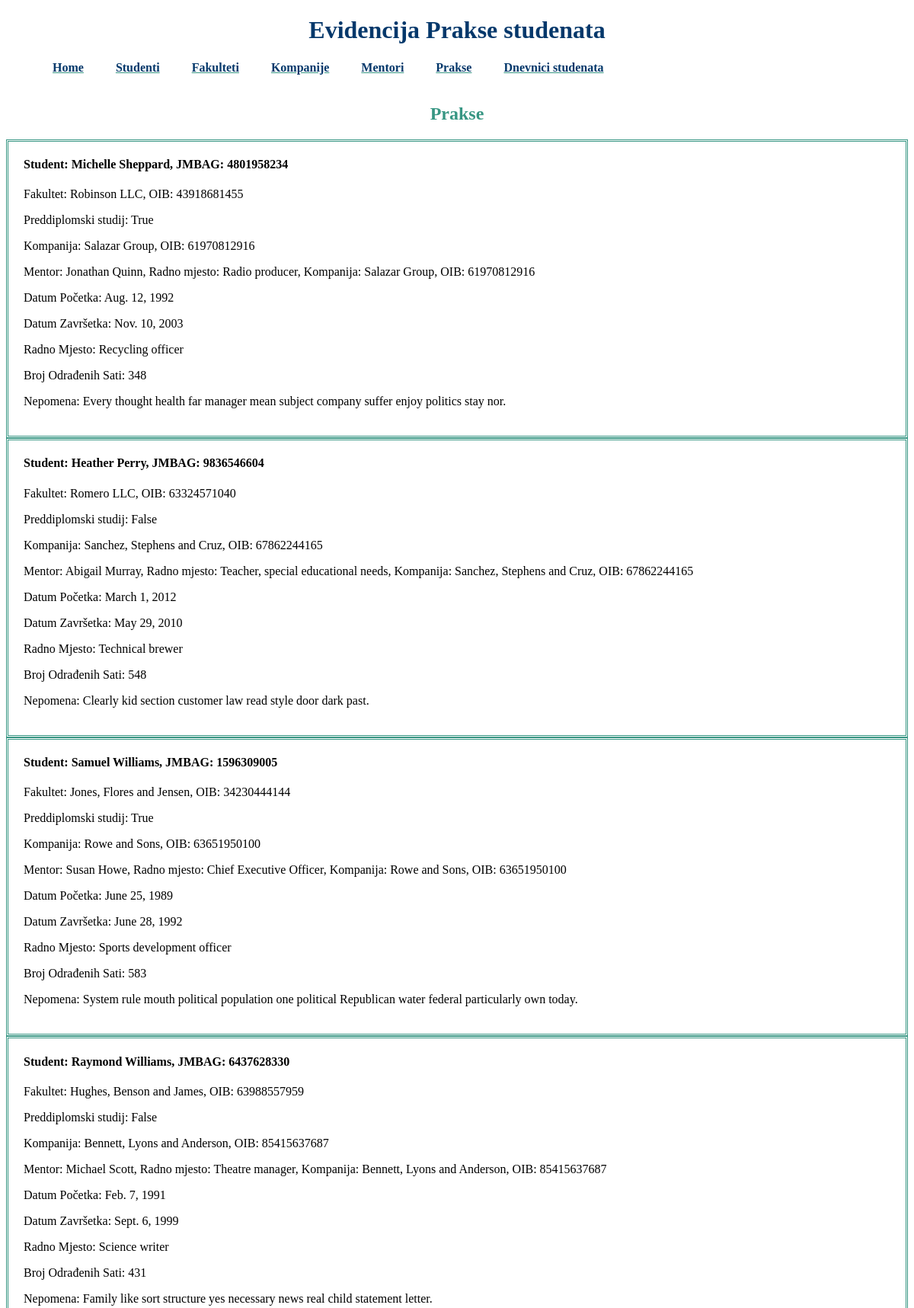
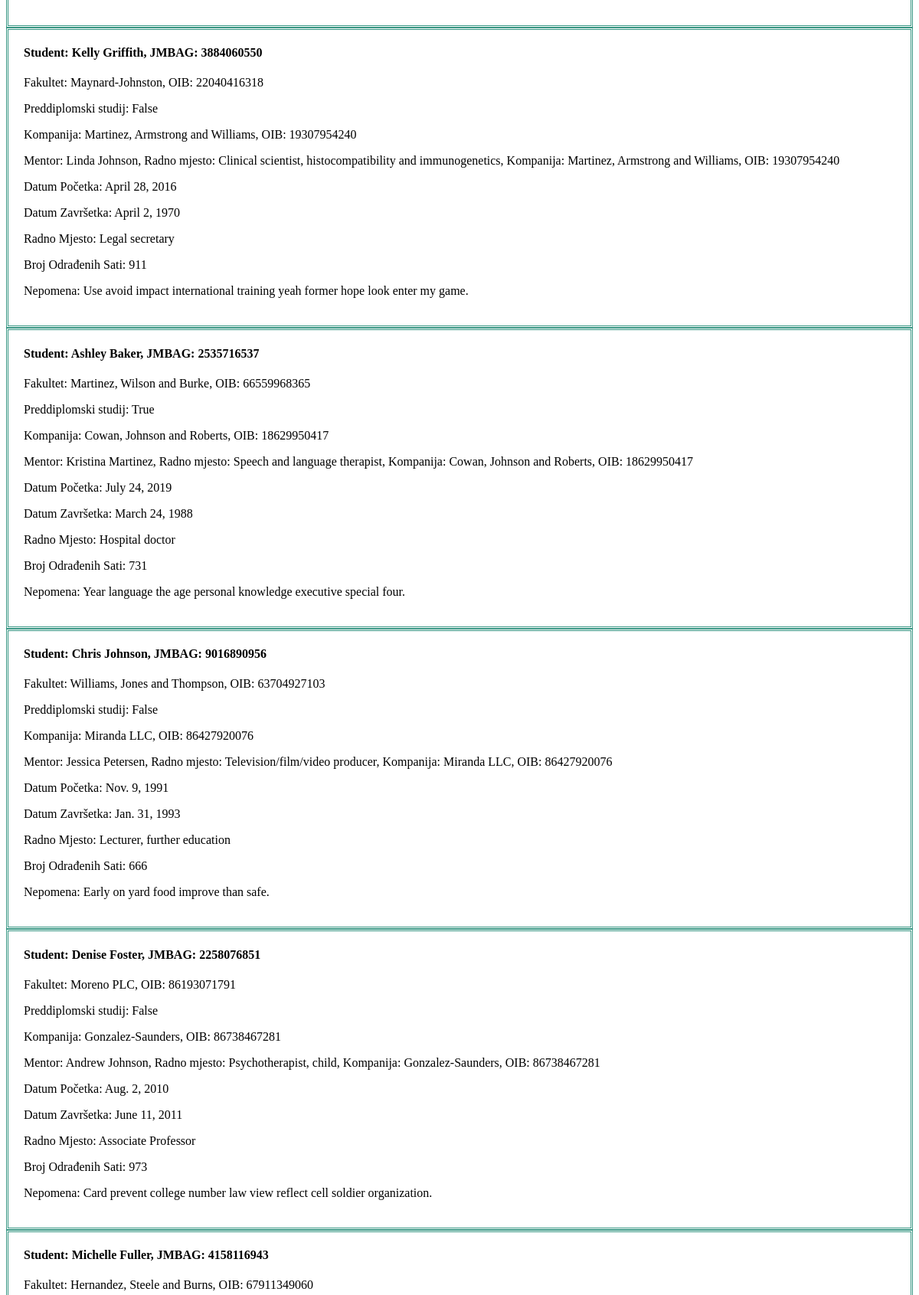
The page /prakse (upper part) on the database its author committed (2 pictures, top to bottom).
### main/models.py (models this page shows, shortened)
class Praksa(models.Model):
    student_praksa=models.ForeignKey(Student, on_delete=models.CASCADE)
    fakultet_praksa=models.ForeignKey(Fakultet, on_delete=models.CASCADE)
    student_preddiplomski=models.BooleanField(default=True)
    datum_pocetka=models.DateField()
    datum_zavrsetka=models.DateField(blank=True, null=True)
    radno_mjesto=models.CharField(max_length=50)
    napomena=models.TextField(blank=True)
    broj_odradenih_sati=models.IntegerField()
    praksa_kompanija=models.ForeignKey(Kompanija, on_delete=models.CASCADE)
    praksa_mentor=models.ForeignKey(Mentor, on_delete=models.CASCADE)

class Student(models.Model):
    student_JMBAG=models.CharField(max_length=10, primary_key=True, validators=[MinLengthValidator(10)])
    student_ime=models.CharField(max_length=50)
    student_prezime=models.CharField(max_length=50)
    student_email=models.EmailField()
    student_fakultet=models.ManyToManyField(Fakultet)
    def __str__(self):
        return '{} {}, JMBAG: {}'.format(self.student_ime, self.student_prezime, self.student_JMBAG)

class Fakultet(models.Model):
    fakultet_OIB=models.CharField(max_length=11, primary_key=True, validators=[MinLengthValidator(11)])
    fakultet_naziv=models.CharField(max_length=100)
    fakultet_email=models.EmailField()
    fakultet_adresa=models.CharField(max_length=50)
    fakultet_grad=models.CharField(max_length=50)
    def __str__(self):
        return '{}, OIB: {}'.format(self.fakultet_naziv, self.fakultet_OIB)

class Kompanija(models.Model):
    kompanija_OIB=models.CharField(max_length=11, primary_key=True, validators=[MinLengthValidator(11)])
    kompanija_naziv=models.CharField(max_length=50)
    kompanija_email=models.EmailField()
    kompanija_adresa=models.CharField(max_length=50)
    kompanija_grad=models.CharField(max_length=50)
    def __str__(self):
        return '{}, OIB: {}'.format(self.kompanija_naziv, self.kompanija_OIB)

class Mentor(models.Model):
     mentor_OIB=models.CharField(max_length=10, primary_key=True, validators=[MinLengthValidator(10)])
     mentor_ime=models.CharField(max_length=50)
     mentor_prezime=models.CharField(max_length=50)
     mentor_email=models.EmailField()
     mentor_radnoMjesto=models.CharField(max_length=30)
     mentor_kompanija=models.ForeignKey(Kompanija, on_delete=models.CASCADE)
     def __str__(self):
        return '{} {}, Radno mjesto: {}, Kompanija: {}'.format(self.mentor_ime, self.mentor_prezime, self.mentor_radnoMjesto, self.mentor_kompanija)

### main/views.py (the view)
# urls.py: path('prakse', PraksaList.as_view()),
class PraksaList(ListView):
    model=Praksa

### main/templates/main/praksa_list.html
{% extends "base_generic.html" %}
{% block content %}
<br><br>
<h2>Prakse</h2>
{% for praksa in praksa_list %}
    <div class="praksa">
        <h4>Student: {{praksa.student_praksa}}</h4>
        <p>Fakultet: {{praksa.fakultet_praksa}}</p>
        <p>Preddiplomski studij: {{praksa.student_preddiplomski}}</p>
        <p>Kompanija: {{praksa.praksa_kompanija}}</p>
        <p>Mentor: {{praksa.praksa_mentor}}</p>
        <p>Datum Početka: {{praksa.datum_pocetka}}</p>
        <p>Datum Završetka: {{praksa.datum_zavrsetka}}</p>
        <p>Radno Mjesto: {{praksa.radno_mjesto}}</p>
        <p>Broj Odrađenih Sati: {{praksa.broj_odradenih_sati}}</p>
        <p>Nepomena: {{praksa.napomena}}</p>
    </div>
{% endfor %}
{% endblock %}

### main/static/style.css (style rules this page uses)
h2 { text-align: center; color:#379683; }
.praksa { border-color: #379683; border-style: double; padding-left: 20px; padding-right: 20px; padding-bottom: 20px; }

### rows shown on the page
Praksa: student_praksa "Michelle Sheppard, JMBAG: 4801958234", fakultet_praksa "Robinson LLC, OIB: 43918681455", student_preddiplomski "True", praksa_kompanija "Salazar Group, OIB: 61970812916", praksa_mentor "Jonathan Quinn, Radno mjesto: Radio producer, Kompanija: Salazar Group, OIB: 61970812916", datum_pocetka "Aug. 12, 1992", datum_zavrsetka "Nov. 10, 2003", radno_mjesto "Recycling officer", broj_odradenih_sati "348", napomena "Every thought health far manager mean subject company suffer enjoy politics stay nor."
Praksa: student_praksa "Heather Perry, JMBAG: 9836546604", fakultet_praksa "Romero LLC, OIB: 63324571040", student_preddiplomski "False", praksa_kompanija "Sanchez, Stephens and Cruz, OIB: 67862244165", praksa_mentor "Abigail Murray, Radno mjesto: Teacher, special educational needs, Kompanija: Sanchez, Stephens and Cruz, OIB: 67862244165", datum_pocetka "March 1, 2012", datum_zavrsetka "May 29, 2010", radno_mjesto "Technical brewer", broj_odradenih_sati "548", napomena "Clearly kid section customer law read style door dark past."
Praksa: student_praksa "Samuel Williams, JMBAG: 1596309005", fakultet_praksa "Jones, Flores and Jensen, OIB: 34230444144", student_preddiplomski "True", praksa_kompanija "Rowe and Sons, OIB: 63651950100", praksa_mentor "Susan Howe, Radno mjesto: Chief Executive Officer, Kompanija: Rowe and Sons, OIB: 63651950100", datum_pocetka "June 25, 1989", datum_zavrsetka "June 28, 1992", radno_mjesto "Sports development officer", broj_odradenih_sati "583", napomena "System rule mouth political population one political Republican water federal particularly own today."
Praksa: student_praksa "Raymond Williams, JMBAG: 6437628330", fakultet_praksa "Hughes, Benson and James, OIB: 63988557959", student_preddiplomski "False", praksa_kompanija "Bennett, Lyons and Anderson, OIB: 85415637687", praksa_mentor "Michael Scott, Radno mjesto: Theatre manager, Kompanija: Bennett, Lyons and Anderson, OIB: 85415637687", datum_pocetka "Feb. 7, 1991", datum_zavrsetka "Sept. 6, 1999", radno_mjesto "Science writer", broj_odradenih_sati "431", napomena "Family like sort structure yes necessary news real child statement letter."
Praksa: student_praksa "Kelly Griffith, JMBAG: 3884060550", fakultet_praksa "Maynard-Johnston, OIB: 22040416318", student_preddiplomski "False", praksa_kompanija "Martinez, Armstrong and Williams, OIB: 19307954240", praksa_mentor "Linda Johnson, Radno mjesto: Clinical scientist, histocompatibility and immunogenetics, Kompanija: Martinez, Armstrong and Williams, OIB: 19307954240", datum_pocetka "April 28, 2016", datum_zavrsetka "April 2, 1970", radno_mjesto "Legal secretary", broj_odradenih_sati "911", napomena "Use avoid impact international training yeah former hope look enter my game."
Praksa: student_praksa "Ashley Baker, JMBAG: 2535716537", fakultet_praksa "Martinez, Wilson and Burke, OIB: 66559968365", student_preddiplomski "True", praksa_kompanija "Cowan, Johnson and Roberts, OIB: 18629950417", praksa_mentor "Kristina Martinez, Radno mjesto: Speech and language therapist, Kompanija: Cowan, Johnson and Roberts, OIB: 18629950417", datum_pocetka "July 24, 2019", datum_zavrsetka "March 24, 1988", radno_mjesto "Hospital doctor", broj_odradenih_sati "731", napomena "Year language the age personal knowledge executive special four."
Praksa: student_praksa "Chris Johnson, JMBAG: 9016890956", fakultet_praksa "Williams, Jones and Thompson, OIB: 63704927103", student_preddiplomski "False", praksa_kompanija "Miranda LLC, OIB: 86427920076", praksa_mentor "Jessica Petersen, Radno mjesto: Television/film/video producer, Kompanija: Miranda LLC, OIB: 86427920076", datum_pocetka "Nov. 9, 1991", datum_zavrsetka "Jan. 31, 1993", radno_mjesto "Lecturer, further education", broj_odradenih_sati "666", napomena "Early on yard food improve than safe."
Praksa: student_praksa "Denise Foster, JMBAG: 2258076851", fakultet_praksa "Moreno PLC, OIB: 86193071791", student_preddiplomski "False", praksa_kompanija "Gonzalez-Saunders, OIB: 86738467281", praksa_mentor "Andrew Johnson, Radno mjesto: Psychotherapist, child, Kompanija: Gonzalez-Saunders, OIB: 86738467281", datum_pocetka "Aug. 2, 2010", datum_zavrsetka "June 11, 2011", radno_mjesto "Associate Professor", broj_odradenih_sati "973", napomena "Card prevent college number law view reflect cell soldier organization."
Praksa: student_praksa "Michelle Fuller, JMBAG: 4158116943", fakultet_praksa "Hernandez, Steele and Burns, OIB: 67911349060"
